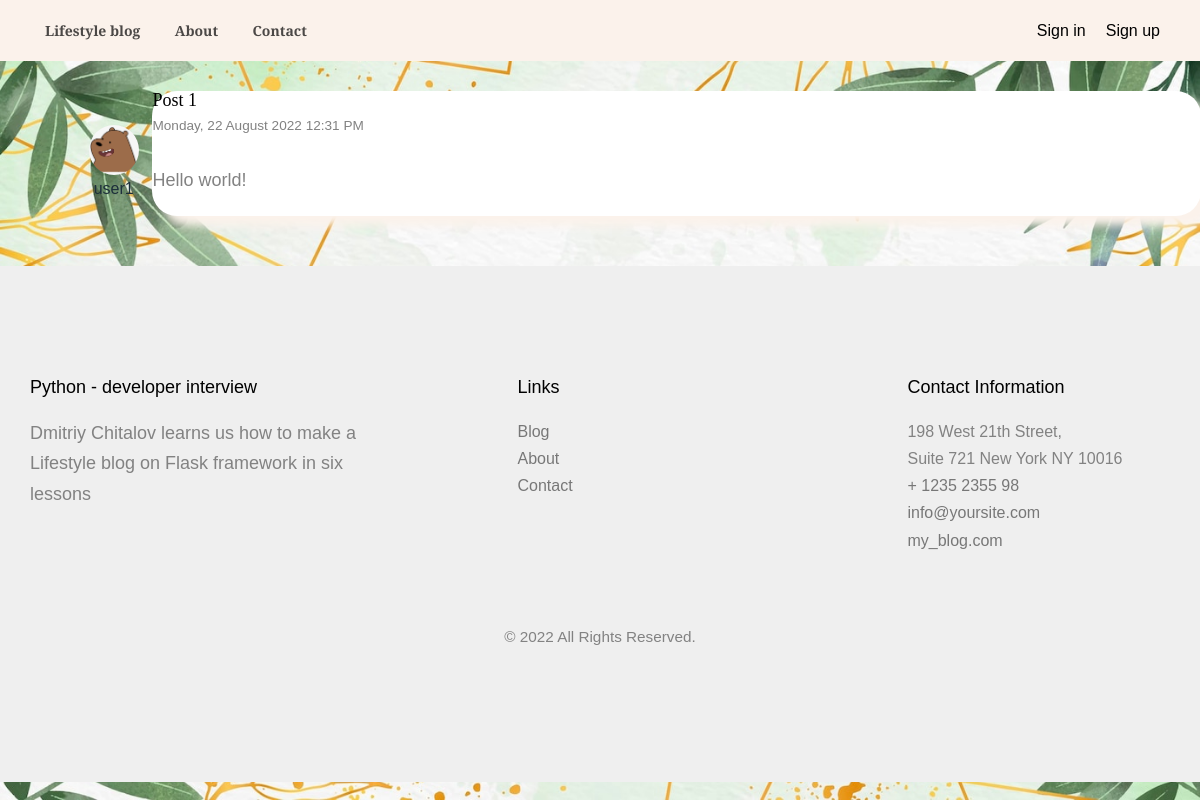
/post/1, run on the app's committed database.
### flask_blog/models.py (models this page shows, shortened)
class User(db.Model, UserMixin):
    id = db.Column(db.Integer, primary_key=True)
    username = db.Column(db.String(20), unique=True, nullable=False)
    email = db.Column(db.String(120), unique=True, nullable=False)
    image_file = db.Column(db.String(20), nullable=False,
                            default='default.png')
    password = db.Column(db.String(60), nullable=False)
    posts = db.relationship('Post', backref='author', lazy=True)

class Post(db.Model):
    id = db.Column(db.Integer, primary_key=True)
    title = db.Column(db.String(100), nullable=False)
    date_posted = db.Column(db.DateTime, nullable=False,
                            default=datetime.utcnow)
    content = db.Column(db.Text, nullable=False)
    user_id = db.Column(db.Integer, db.ForeignKey('user.id'),
						nullable=False)

### flask_blog/posts/routes.py (the view)
@posts.route("/post/<int:post_id>")
def post(post_id):
    post = Post.query.get_or_404(post_id)
    return render_template('post.html', title=post.title, post=post)

### flask_blog/templates/post.html (shortened to what this page needs)
{% extends "layout.html" %}
{% block content %}
  <div class="container" style="display: flex; justify-content: space-between; margin: 30px;">
    <article class="media" style="display: flex; flex-direction: column; justify-content: center;">
      <div class="avatar-container">
        <img class="avatar"  src="{{ url_for('static', filename='profile_pics/' + post.author.image_file) }}">
      </div>
    <a class="mr-2" href="{{ url_for('users.user_posts', username=post.author.username) }}" style="margin: 0 auto">{{ post.author.username }}</a>
  </article>
  <div class="card" style="margin-bottom: 20px;">
    <div class="card-body">
      <h4 class="card-title">{{ post.title }}</h4>
      <small>{{ post.date_posted.strftime('%A, %d %B %Y %I:%M %p') }}</small>
      <br>
      <br>
      <p class="card-text">{{ post.content }}</p>
    </div>
  </div>
</div>
{% endblock content %}

### flask_blog/static/css/style.css (style rules this page uses)
body { font-family: "Josefin Slab", Arial, serif; font-weight: 400; font-size: 16px; line-height: 1.7; color: #828282; }
a { color: #1d2f3b; -webkit-transition: 0.5s; -o-transition: 0.5s; transition: 0.5s; }
p { margin-bottom: 20px; font-size: 18px; }
h1, h2, h3, h4, h5, h6, figure { color: #000; font-family: "Josefin Slab", Arial, serif; font-weight: 400; margin: 0 0 20px 0; }

### flask_blog/templates/post.html (style rules this page uses)
.card { border-radius: 25px; background-color: white; box-shadow: 10px 10px 10px #fbf2eb; width: 92%; }
.card-title { margin-bottom: 0 !important; font-family: 'Bebas Neue', cursive; }
.avatar-container { width: 50px; height: 50px; display: flex; justify-content: center; border-radius: 50%; overflow: hidden; }

### flask_blog/templates/layout.html (style rules this page uses)
body { background-image: url('../static/pictures/back.jpg'); background-size: cover; }

### data on the page
User: image_file (placeholder picture), author.username "user1"
Post: title "Post 1", date_posted "Monday, 22 August 2022 12:31 PM", content "Hello world!"
